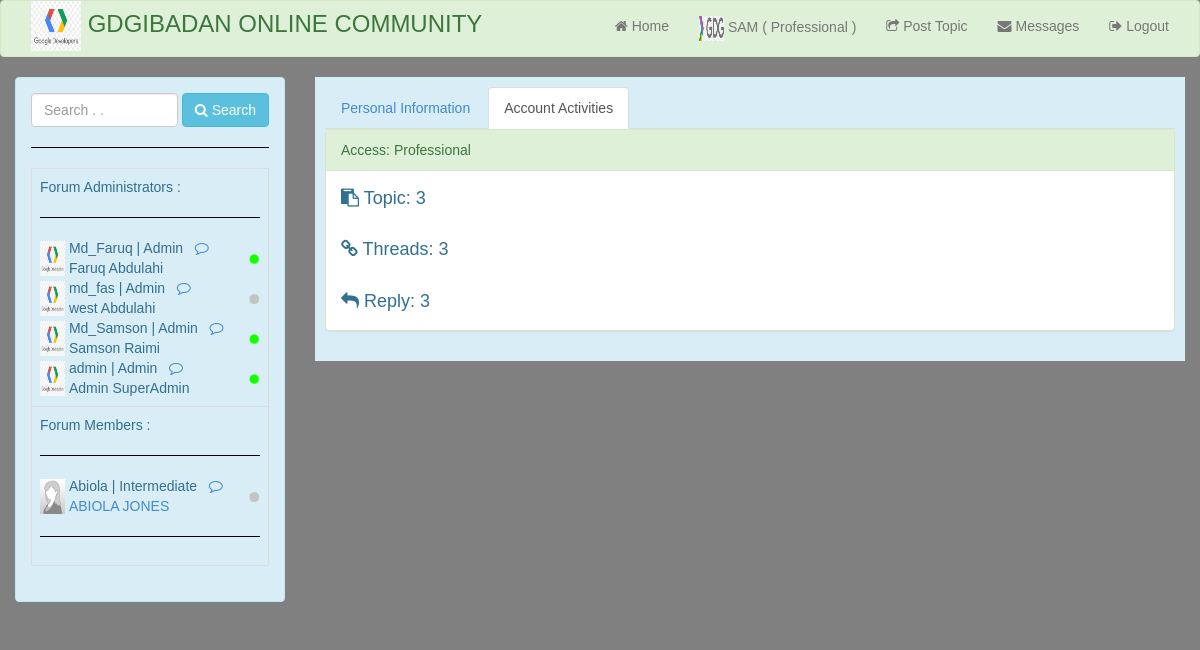
The page /members/account.php (signed in) on the database its author committed.
### tables this page shows
CREATE TABLE `members` (
  `member_id` int(11) NOT NULL,
  `image` varchar(100) NOT NULL,
  `firstname` varchar(20) NOT NULL,
  `surname` varchar(20) NOT NULL,
  `phnnumber` varchar(100) NOT NULL,
  `sex` varchar(6) NOT NULL,
  `invite` varchar(100) NOT NULL,
  `date_of_birth` varchar(100) NOT NULL,
  `username` varchar(100) NOT NULL,
  `password` varchar(100) NOT NULL,
  `access` varchar(50) NOT NULL,
  `status` varchar(100) NOT NULL,
  `acct_status` varchar(100) NOT NULL,
  `topic_ctr` int(11) NOT NULL,
  `threads_ctr` int(11) NOT NULL,
  `replies_ctr` int(11) NOT NULL,
  `delstatus` int(11) NOT NULL
);

CREATE TABLE `user` (
  `lname` varchar(100) NOT NULL,
  `fname` varchar(100) NOT NULL,
  `password` varchar(100) NOT NULL,
  `username` varchar(100) NOT NULL,
  `user_id` int(15) NOT NULL,
  `last_logtime` varchar(100) NOT NULL,
  `status` varchar(100) NOT NULL,
  `delstatus` int(11) NOT NULL
);

### session.php (called while the page is built, shortened)
<?php
$session_id=$_SESSION['id'];
$user_query = $conn->query("select * from members where member_id = '$session_id'");
$user_row = $user_query->fetch();
$name = $user_row['firstname'];
$imgxyz = $user_row['image'];
$member_type = $user_row['access'];
?>

### members/navbar.php (shortened to what this page needs)
<?php
 include('header.php'); ?>
<?php include('../session.php'); ?>
<nav class="navbar navbar-default alert-success " role="navigation">
  <div class="container-fluid">
    <div class="collapse navbar-collapse" id="bs-example-navbar-collapse-1">
          <font size="5">
            <a href="home.php"><img src="../images/logo.png" width="50" height="50" alt="..." class="img-square"/></a> GDGIBADAN ONLINE COMMUNITY
         </font>
      <ul class="nav navbar-nav navbar-right">
      	<li><a href="home.php"><i class="fa fa-home"></i> Home</a></li>
        	<li><a href="profile.php"><img src="<?php echo $imgxyz; ?>" width="25" height="25" alt="..." class="img-square"/> <?php echo $name." ( ".$member_type." ) "; ?></a></li>
    	<li><a href="poster.php"><i class="fa fa-share-square-o"></i> Post Topic</a></li>
     <?php
     $mctr=0;
                                       ?>
       	<li><a href="inbox.php"><i class="fa fa-envelope"></i> Messages<?php if($mctr==0){}else{ ?>&nbsp;<span class="badge badge-info alert-danger"><?php echo $mctr; ?> </span> <?php } ?></a></li>
            <li><a href="../logout.php?id=<?php echo $session_id; ?>"><i class="fa fa-sign-out"></i> Logout</a></li>
      </ul>
    </div>
  </div>
</nav>

### members/sidebar.php (shortened to what this page needs)
 <?php
  include('header.php');
  include('../session.php');
  ?>
 	<table cellpadding="0" cellspacing="0" border="0" class="table table-bordered" id="example"  >
	<tr>
<td>
   Forum Administrators :
                  <hr />
	<?php
		$query = $conn->query("select * from user order by lname ASC") or die(mysql_error());
		while ($row = $query->fetch()) {?>
         <table cellpadding="0" cellspacing="0" border="0"   id="example" width="220">
         <tr>
   <td rowspan="2"><img src="../images/logo.png" width="25" height="35" class="img-square" /></td>
    <td rowspan="2">&nbsp;</td>
        	<td width="197"><?php echo $row['username']." | Admin"; ?> &nbsp; <a href="compose_msg_admin.php?id=<?php echo $row['user_id'] ;  ?>" title="click to send a message to <?php echo $row['fname']." ".$row['lname']; ?>"><i class="fa fa-comment-o"></i></a></td>
	 <td  rowspan="2"><?php
            if($row['status']=="active"){
                ?>
            <img src="../images/active.png" width="12" height="12" alt="..." class="img-circle">
                 <?php
            }
            else
            {
                ?>
                <img src="../images/inactive.png" width="12" height="12" alt="..." class="img-circle">
             <?php
            }
             ?> </td>
		</tr>
        <tr>
        	<td colspan="2"> <?php echo $row['fname']." ".$row['lname']; ?> </td>
        </tr>
        	</table>
        <?php
		}?>
</td>
</tr>
		<tr>
         <td>
           Forum Members :
                  <hr />
           	<?php
		$query = $conn->query("select * from members order by surname ASC") or die(mysql_error());
		while ($row = $query->fetch()) {
		$id = $row['member_id'];
        if($id==$session_id){
            	$query1 = $conn->query("select * from members where member_id='$session_id'") or die(mysql_error());
		while ($row1 = $query1->fetch())
        {
		   if($row1['acct_status']=="Unactive")
           {
            ?>
            <script>
						 alert('Your account has been Deactivated by the Administrator. Pls. contact the admin for clarifications. Thank you.');
                     	window.location = 'logout.php';
							</script>
            <?php
           }
		}
        }else{
		?>
         <table cellpadding="0" cellspacing="0" border="0"   id="example" width="220">
         <tr>
   <td rowspan="2"><img src="<?php echo $row['image']; ?>" width="25" height="35" class="img-square" /></td>
    <td rowspan="2">&nbsp;</td>
        	<td width="197"><?php echo $row['username']." | ".$row['access']; ?> &nbsp; <a href="compose_msg.php?id=<?php echo $id;  ?>" title="click to send a message to <?php echo $row['firstname']." ".$row['surname']; ?>"><i class="fa fa-comment-o"></i></a></td>
	 <td  rowspan="2"><?php
            if($row['status']=="active"){
                ?>
            <img src="../images/active.png" width="12" height="12" alt="..." class="img-circle">
                 <?php
            }
            else
            {
                ?>
                <img src="../images/inactive.png" width="12" height="12" alt="..." class="img-circle">
             <?php
            }
             ?> </td>
		</tr>
        <tr>
        	<td colspan="2"><a href="view_profile.php?id=<?php echo $id; ?>"><?php echo $row['firstname']." ".$row['surname']; ?></a></td>
        </tr>
        	</table>
                <hr />
               <?php
              }}?>
        </td>
        </tr>
	</table>

### members/account_info_panel.php (shortened to what this page needs)
 	<?php
			$query = $conn->query("select * from members where member_id = '$session_id'");
			$row = $query->fetch();
		?>
<div class="panel panel-success">
  <div class="panel-heading">
 Access: <?php echo $row['access'] ; ?>
    <br />
  </div>
  <div class="panel-body">
  		<div class="row">
	 <div class="col-md-6">
    <font size="4">  <i class="fa fa-clipboard"></i> Topic: <?php echo $row['topic_ctr'] ; ?>   <br />
             <br />
			 <i class="fa fa-chain"></i> Threads: <?php echo $row['threads_ctr'] ; ?>   <br />
             <br />
              <i class="fa fa-reply"></i> Reply: <?php echo $row['replies_ctr'] ; ?></font>
		</div>
		</div>
  </div>
</div>

### css/my_style.css (style rules this page uses)
body { font-family:'ProximaNova-Light',Helvetica,Arial,sans-serif !important; }
#home { background-attachment: fixed; background-color: grey; background-position: left 40px; background-repeat: no-repeat; }
#home hr { border-color:black !important; }

### rows shown on the page
members: image (picture), firstname "SAM", access "Professional", topic_ctr "3", threads_ctr "3", replies_ctr "3"
user: username "Md_Faruq", fname "Faruq", lname "Abdulahi"
user: username "md_fas", fname "west", lname "Abdulahi"
user: username "Md_Samson", fname "Samson", lname "Raimi"
user: username "admin", fname "Admin", lname "SuperAdmin"
members: image (picture), username "Abiola", access "Intermediate", firstname "ABIOLA", surname "JONES"
